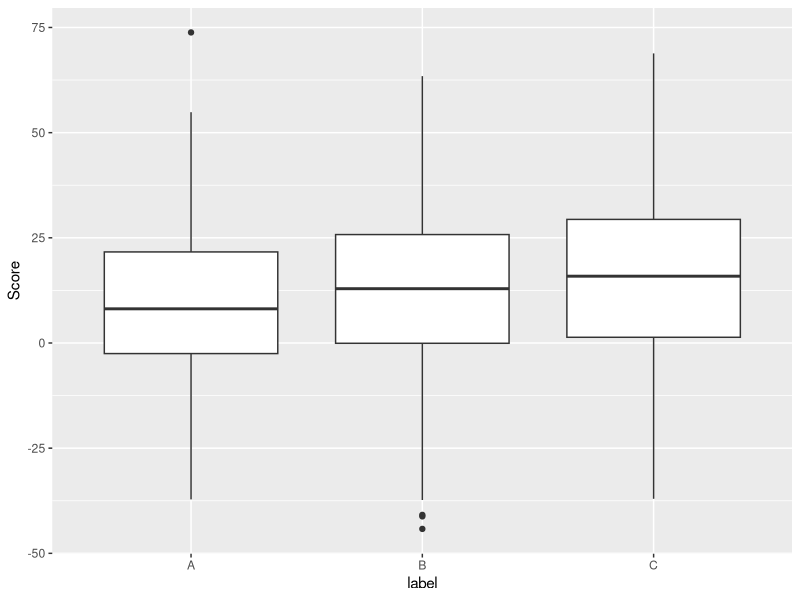

Write R code to recreate this figure. (Note: this script raises an error after producing the figure.)
## ---- chunk 1
library(ggplot2)
library(lsmeans)

#--create data--------------------------------
set.seed(123)
A <- rnorm(300, 9, 20)
B <- rnorm(300, 12, 20)
C <- rnorm(300, 15, 20)

dat <- data.frame(Score = c(A,B,C),
                  label = sort(rep(c("A","B","C"), 300)),
                  sex = sample(rep(c("M","F"), 500),
                                  900, replace = T)) #sex added as extra variable

ggplot(dat, aes(x = label, y = Score)) + geom_boxplot()
## ---- chunk 2
m <- lm(Score~label * sex , data = dat)
summary(m)

ls <- lsmeans(m, pairwise ~ label)
ls
## ---- chunk 3
dat$label <- relevel(dat$label, "B")
m2 <- lm(Score~label * sex, data = dat)
summary(m2)

ls2 <- lsmeans(m2, pairwise ~ label)
ls2
## ---- chunk 4
dat$label <- relevel(dat$label, "C")
m3 <- lm(Score~label * sex, data = dat)
summary(m3)

ls3 <- lsmeans(m3, pairwise ~ label)
ls3
